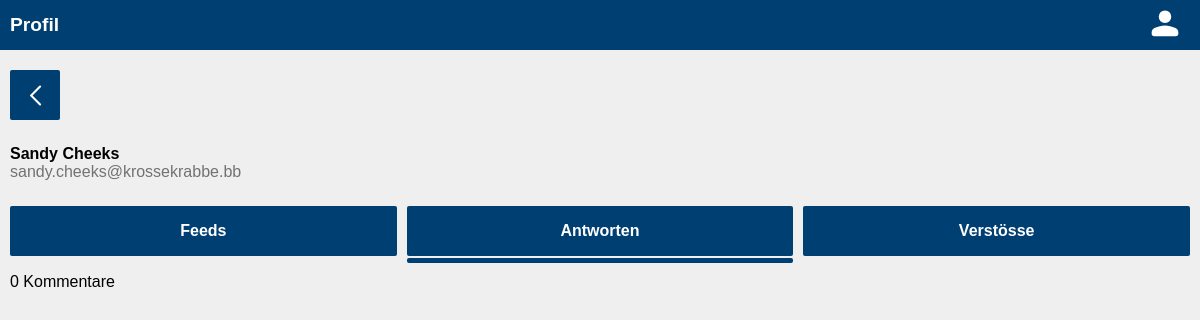
The page /users/11/commentaries on the database as committed earlier.
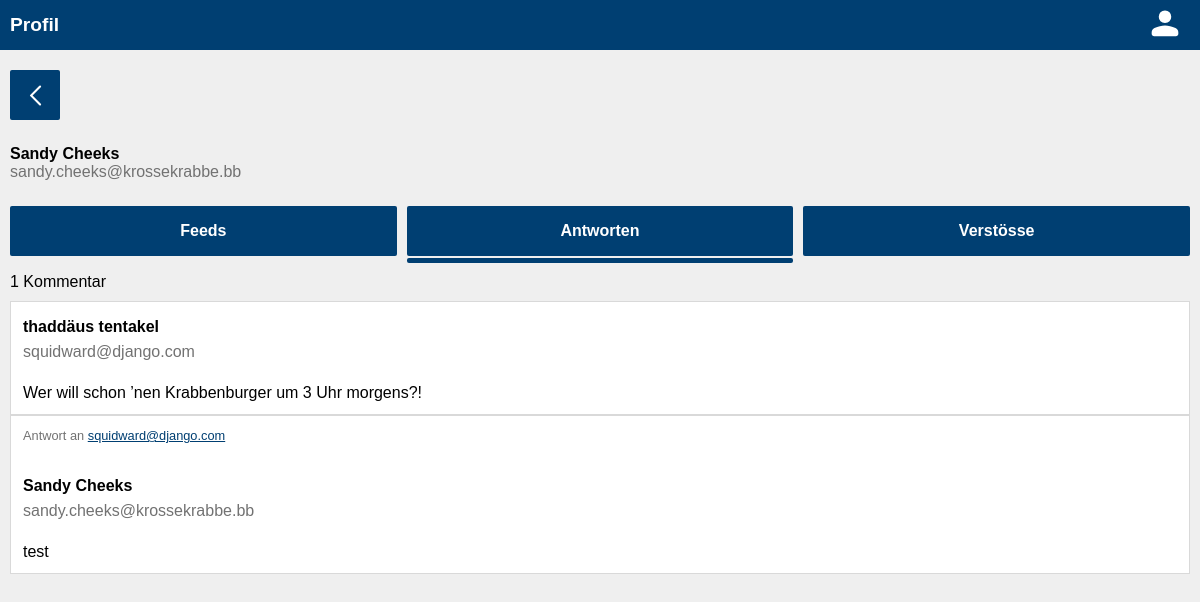
The same page on the database as committed later.
### authentication/models.py (models this page shows)
class User(AbstractUser):
    email = models.EmailField(_("email address"), unique=True)
    USERNAME_FIELD = "email"
    REQUIRED_FIELDS = ["username"]
    birthdate = models.DateField(null = True)
    verified = models.BooleanField(null = True)
    role = models.ForeignKey(Role, on_delete=models.SET_NULL, related_name="roles", null=True, blank=True)

### commentary/models.py (models this page shows)
class Commentary(models.Model):
    text = models.TextField(max_length=200)
    feed = models.ForeignKey(Feed, on_delete=models.CASCADE, related_name="commentaries")
    author = models.ForeignKey(User, on_delete=models.CASCADE, related_name="commentaries")
    class Meta:
        ordering = ['-id']

### feeds/models.py (models this page shows)
class Feed(models.Model):
    text = models.TextField(max_length=200)
    author = models.ForeignKey(
        User,
        on_delete=models.CASCADE,
        related_name="feeds",
    )
    class Meta:
        ordering = ['-id']

### authentication/views.py (the view)
# urls.py: path("users/<slug:pk>/commentaries", UserCommentariesView.as_view(), name="user_commentaries"),
class UserCommentariesView(generic.DetailView):
    model = User
    template_name = 'authentication/user_commentaries.html'

### authentication/templates/authentication/user_commentaries.html (shortened to what this page needs)
{% load static %}
<!DOCTYPE html>
<html lang="en">
<head>
    <link rel="stylesheet" href="{% static 'global.css' %}">
    <link rel="stylesheet" href="{% static 'header.css' %}">
    <link rel="stylesheet" href="{% static 'users.css' %}">
    <link rel="stylesheet" href="{% static 'style.css' %}">
    <link rel="stylesheet" href="{% static 'feeds.css' %}">
</head>
<body>
<header>
    <h1 class="title">Profil</h1>
    <div class="profile">
        <a href="{% url 'user' request.user.id %}"><img src="{% static 'svgs/account.svg' %}" height="40px" /></a>
    </div>
</header>
<main>
    <div class="grid-buttons grid-buttons-user">
        <a href="{% url 'feeds' %}" class="crud-button back">
            <img src="{% static 'svgs/back.svg' %}" height="25px" />
        </a>
    </div>
    <div>
        <div class="user">
            {% if user.first_name != "" and user.last_name %}
            <p class="fulname">{{ user.first_name }} {{ user.last_name }}</p>
            {% else %}
            <p class="fulname">Unknown</p>
            {% endif %}
            <p class="email">{{ user.email }}</p>
        </div>
    </div>
    <div class="grid-tab-commentaries feeds">
        <a href="{% url 'user' user.id %}" class="tab">
            Feeds
        </a>
        <a class="tab replies">
            Antworten
        </a>
        <a href="{% url 'user_warns' user.id %}" class="tab warns">
            Verstösse
        </a>
        <div class="current">
        </div>
    </div>
<div class="count">
    {% if user.commentaries.count > 1 or user.commentaries.count < 1 %}
        <p>{{ user.commentaries.count }} Kommentare</p>
    {% else %}
        <p>{{ user.commentaries.count }} Kommentar</p>
    {% endif %}
</div>
<div class="grid-commentaries">
    {% for commentary in user.commentaries.all %}
        <a href="{% url 'feed' commentary.feed.id %}">
            <div class="card feed">
                <div class="author">
                    {% if commentary.feed.author.first_name != "" and commentary.feed.author.last_name != "" %}
                        <p class="fulname">{{ commentary.feed.author.first_name }} {{ commentary.feed.author.last_name }}</p>
                    {% else %}
                        <p class="fulname">Unknown</p>
                    {% endif %}
                    <p class="email">{{ commentary.feed.author.email }}</p>
                </div>
                <div class="text">
                    <p>{{ commentary.feed.text }}</p>
                </div>
            </div>
            <div class="card commentary">
                <div class="answer">
                    <p>Antwort an <span class="answer-email">{{ commentary.feed.author.email }}</span></p>
                </div>
                <div class="author">
                    {% if commentary.author.first_name != "" and commentary.author.last_name != "" %}
                        <p class="fulname">{{ commentary.author.first_name }} {{ commentary.author.last_name }}</p>
                    {% else %}
                        <p class="fulname">Unknown</p>
                    {% endif %}
                    <p class="email">{{ commentary.author.email }}</p>
                </div>
                <div class="text">
                    <p>{{ commentary.text }}</p>
                </div>
            </div>
        </a>
    {% endfor %}
</div>
</main>

### authentication/static/global.css (style rules this page uses)
* { margin: 0; padding: 0; font-family: "Quicksand-Regular", sans-serif; }
html, body { height: 100%; background-color: #EFEFEF; }
main { position: relative; padding: 10px; }
a { color: #003f72; text-decoration: none; }

### authentication/static/header.css (style rules this page uses)
header { height: 50px; display: grid; grid-template-rows: 50px; grid-template-columns: 1fr 50px; grid-template-areas: "title profile"; background-color: #003f72; color: white; font-weight: bold; padding: 0 10px; }
header .title { grid-area: title; font-size: 1.2rem; display: flex; align-items: center; }
.profile { grid-area: profile; display: flex; justify-content: center; align-items: center; filter: invert(); }
.profile a { justify-content: center; align-items: center; }

### authentication/static/users.css (style rules this page uses)
.user { margin: 25px 0; }
.user .fulname { font-weight: bold; grid-area: fulname; display: flex; align-items: center; }
.user .email { grid-area: email; display: flex; align-items: center; color: #727272 }
.grid-tab-commentaries { display: grid; grid-gap: 2px 10px; grid-template-rows: 50px 5px; grid-template-columns: 1fr 1fr 1fr; grid-template-areas: "feeds replies warns" ". current ."; margin: 10px 0; }
.tab { display: flex; justify-content: center; align-items: center; background-color: #003f72; font-weight: bold; color: white; border-radius: 2px; }
.current { grid-area: current; background-color: #003f72; border-radius: 2px; }
.count { margin: 10px 0; }

### authentication/static/style.css (style rules this page uses)
.card { border-color: #d9d9d9; border-width: 1px; border-style: solid; background-color: white; }

### feeds/static/feeds.css (style rules this page uses)
.grid-buttons { display: grid; grid-gap: 10px; grid-template-columns: 50px 1fr 50px 50px; grid-template-rows: 50px; margin: 10px 0; }
.grid-buttons-user { grid-template-areas: "back . . update"; }
.crud-button { cursor: pointer; display: flex; justify-content: center; align-items: center; color: white; font-size: 1.2rem; font-weight: bold; border-radius: 2px; }
.crud-button img { filter: invert(); }
.back { grid-area: back; background-color: #003f72; }
.feed { display: grid; grid-gap: 20px; grid-template-columns: 1fr; grid-template-rows: 50px 1fr; grid-template-areas: "author" "text"; padding: 12px; }
.feed a, .feed p, .commentary a, .commentary p { text-decoration: none; color: black; word-break: break-word; }
.feed .author { grid-area: author; display: grid; grid-template-rows: 1fr 1fr; grid-template-columns: 1fr; grid-template-areas: "fulname" "email"; }
.author .fulname { font-weight: bold; grid-area: fulname; display: flex; align-items: center; }
.author .email { grid-area: email; display: flex; align-items: center; color: #727272 }
.feed .text { grid-area: text; }
.grid-commentaries { display: grid; grid-gap: 20px; }
.commentary { display: grid; grid-gap: 20px; grid-template-columns: 1fr; grid-template-rows: 25px 50px 1fr; grid-template-areas: "answer" "author" "text"; padding: 12px; }
.commentary .author { grid-area: author; display: grid; grid-template-rows: 1fr 1fr; grid-template-columns: 1fr; grid-template-areas: "fulname" "email"; }
.commentary .answer { grid-area: answer; }
.answer { font-size: 0.8rem; }
.answer p { color: #727272 }
.answer .answer-email { text-decoration: underline; color: #003f72; }

Rows that differ between the two databases and show on the page:
changed User "Sandy": commentaries.count "0" → "1"
added Commentary: feed.author.first_name "thaddäus", feed.author.last_name "tentakel", feed.author.email "squidward@django.com", feed.text "Wer will schon ’nen Krabbenburger um 3 Uhr morgens?!", author.first_name "Sandy", author.last_name "Cheeks", author.email "sandy.cheeks@krossekrabbe.bb", text "test"
Other text that changed with them:
text no longer shown: "Kommentare"
text now shown: "Kommentar"
